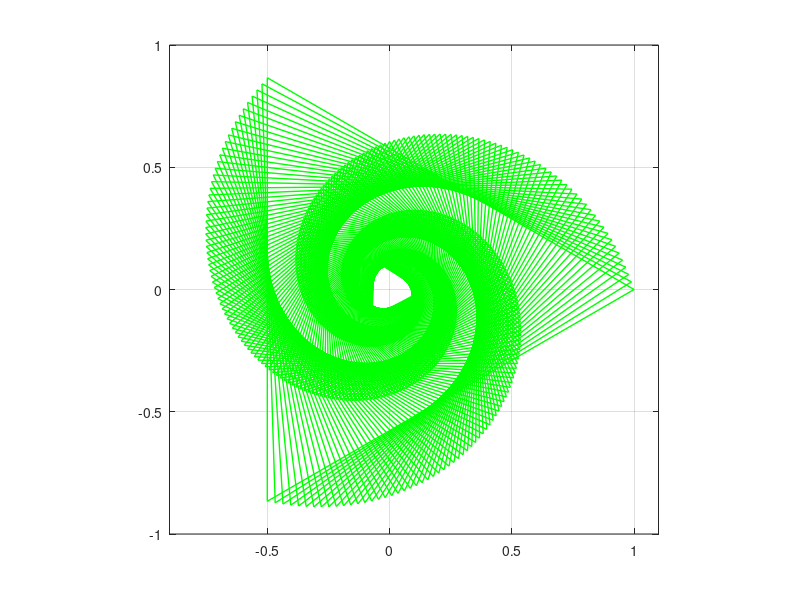

Reproduce this figure in MATLAB.
function Triangles()
  iterations = 200;
  angleIncrement = pi/100;
  lengthDecrement = 1/100;
  figure(1);
  clf
  function drawTriangles(len, angle, angInc, lengthDecrement, iterations)
    pt1 = len*[cos(angle); sin(angle)];
    rot = [cos(2*pi/3) -sin(2*pi/3); sin(2*pi/3) cos(2*pi/3)];
    pt2 = rot*pt1;
    pt3 = rot*pt2;
    plot([pt1(1), pt2(1), pt3(1), pt1(1)], [pt1(2), pt2(2), pt3(2), pt1(2)], 'g', 'linewidth', 1);
    axis image;
    axis([-0.9 1.1 -1 1]);
    grid on
    hold on
    pause(0.05)
    if iterations - 1 > 0
      drawTriangles(len-len*lengthDecrement, angle+angInc, angInc, lengthDecrement, iterations-1);
    endif
  endfunction
  drawTriangles(1, 0, angleIncrement, lengthDecrement, iterations)
end
